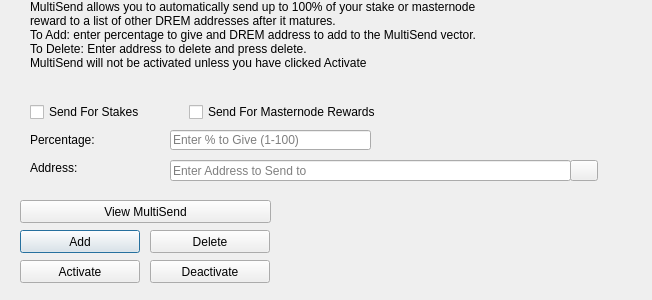
<?xml version="1.0" encoding="UTF-8"?>
<ui version="4.0">
 <class>MultiSendDialog</class>
 <widget class="QDialog" name="MultiSendDialog">
  <property name="windowModality">
   <enum>Qt::NonModal</enum>
  </property>
  <property name="geometry">
   <rect>
    <x>0</x>
    <y>0</y>
    <width>652</width>
    <height>300</height>
   </rect>
  </property>
  <property name="windowTitle">
   <string>MultiSend</string>
  </property>
  <widget class="QLineEdit" name="multiSendPercentEdit">
   <property name="geometry">
    <rect>
     <x>170</x>
     <y>130</y>
     <width>201</width>
     <height>20</height>
    </rect>
   </property>
   <property name="toolTip">
    <string>Enter whole numbers 1 - 100</string>
   </property>
   <property name="placeholderText">
    <string>Enter % to Give (1-100)</string>
   </property>
  </widget>
  <widget class="QLineEdit" name="multiSendAddressEdit">
   <property name="geometry">
    <rect>
     <x>170</x>
     <y>160</y>
     <width>401</width>
     <height>21</height>
    </rect>
   </property>
   <property name="toolTip">
    <string/>
   </property>
   <property name="placeholderText">
    <string>Enter Address to Send to</string>
   </property>
  </widget>
  <widget class="QLabel" name="label_2">
   <property name="geometry">
    <rect>
     <x>30</x>
     <y>0</y>
     <width>451</width>
     <height>121</height>
    </rect>
   </property>
   <property name="lineWidth">
    <number>1</number>
   </property>
   <property name="text">
    <string>MultiSend allows you to automatically send up to 100% of your stake or masternode reward to a list of other DREM addresses after it matures.
To Add: enter percentage to give and DREM address to add to the MultiSend vector.
To Delete: Enter address to delete and press delete.
MultiSend will not be activated unless you have clicked Activate</string>
   </property>
   <property name="alignment">
    <set>Qt::AlignLeading|Qt::AlignLeft|Qt::AlignTop</set>
   </property>
   <property name="wordWrap">
    <bool>true</bool>
   </property>
  </widget>
  <widget class="QLabel" name="message">
   <property name="geometry">
    <rect>
     <x>290</x>
     <y>200</y>
     <width>351</width>
     <height>91</height>
    </rect>
   </property>
   <property name="text">
    <string/>
   </property>
  </widget>
  <widget class="QPushButton" name="addButton">
   <property name="geometry">
    <rect>
     <x>20</x>
     <y>230</y>
     <width>120</width>
     <height>23</height>
    </rect>
   </property>
   <property name="toolTip">
    <string/>
   </property>
   <property name="statusTip">
    <string>Add to MultiSend Vector</string>
   </property>
   <property name="text">
    <string>Add</string>
   </property>
  </widget>
  <widget class="QPushButton" name="disableButton">
   <property name="geometry">
    <rect>
     <x>150</x>
     <y>260</y>
     <width>120</width>
     <height>23</height>
    </rect>
   </property>
   <property name="statusTip">
    <string>Deactivate MultiSend</string>
   </property>
   <property name="text">
    <string>Deactivate</string>
   </property>
  </widget>
  <widget class="QPushButton" name="addressBookButton">
   <property name="geometry">
    <rect>
     <x>570</x>
     <y>160</y>
     <width>28</width>
     <height>21</height>
    </rect>
   </property>
   <property name="toolTip">
    <string>Choose an address from the address book</string>
   </property>
   <property name="text">
    <string/>
   </property>
   <property name="icon">
    <iconset resource="../drem.qrc">
     <normaloff>:/icons/address-book</normaloff>:/icons/address-book</iconset>
   </property>
   <property name="shortcut">
    <string>Alt+A</string>
   </property>
   <property name="autoDefault">
    <bool>false</bool>
   </property>
  </widget>
  <widget class="QLabel" name="label">
   <property name="geometry">
    <rect>
     <x>30</x>
     <y>130</y>
     <width>121</width>
     <height>20</height>
    </rect>
   </property>
   <property name="toolTip">
    <string>Percentage of stake to send</string>
   </property>
   <property name="text">
    <string>Percentage:</string>
   </property>
  </widget>
  <widget class="QLabel" name="label_5">
   <property name="geometry">
    <rect>
     <x>30</x>
     <y>160</y>
     <width>111</width>
     <height>16</height>
    </rect>
   </property>
   <property name="toolTip">
    <string>Address to send portion of stake to</string>
   </property>
   <property name="text">
    <string>Address:</string>
   </property>
  </widget>
  <widget class="QPushButton" name="deleteButton">
   <property name="geometry">
    <rect>
     <x>150</x>
     <y>230</y>
     <width>120</width>
     <height>23</height>
    </rect>
   </property>
   <property name="toolTip">
    <string/>
   </property>
   <property name="statusTip">
    <string>Delete Address From MultiSend Vector</string>
   </property>
   <property name="text">
    <string>Delete</string>
   </property>
  </widget>
  <widget class="QPushButton" name="activateButton">
   <property name="geometry">
    <rect>
     <x>20</x>
     <y>260</y>
     <width>120</width>
     <height>23</height>
    </rect>
   </property>
   <property name="statusTip">
    <string>Activate MultiSend</string>
   </property>
   <property name="text">
    <string>Activate</string>
   </property>
  </widget>
  <widget class="QPushButton" name="viewButton">
   <property name="geometry">
    <rect>
     <x>20</x>
     <y>200</y>
     <width>251</width>
     <height>23</height>
    </rect>
   </property>
   <property name="toolTip">
    <string/>
   </property>
   <property name="statusTip">
    <string>View MultiSend Vector</string>
   </property>
   <property name="text">
    <string>View MultiSend</string>
   </property>
  </widget>
  <widget class="QWidget" name="horizontalLayoutWidget">
   <property name="geometry">
    <rect>
     <x>30</x>
     <y>100</y>
     <width>351</width>
     <height>24</height>
    </rect>
   </property>
   <layout class="QHBoxLayout" name="horizontalLayout">
    <item>
     <widget class="QCheckBox" name="multiSendStakeCheckBox">
      <property name="text">
       <string>Send For Stakes</string>
      </property>
     </widget>
    </item>
    <item>
     <widget class="QCheckBox" name="multiSendMasternodeCheckBox">
      <property name="text">
       <string>Send For Masternode Rewards</string>
      </property>
     </widget>
    </item>
   </layout>
  </widget>
 </widget>
 <resources>
  <include location="../drem.qrc"/>
 </resources>
 <connections/>
</ui>
